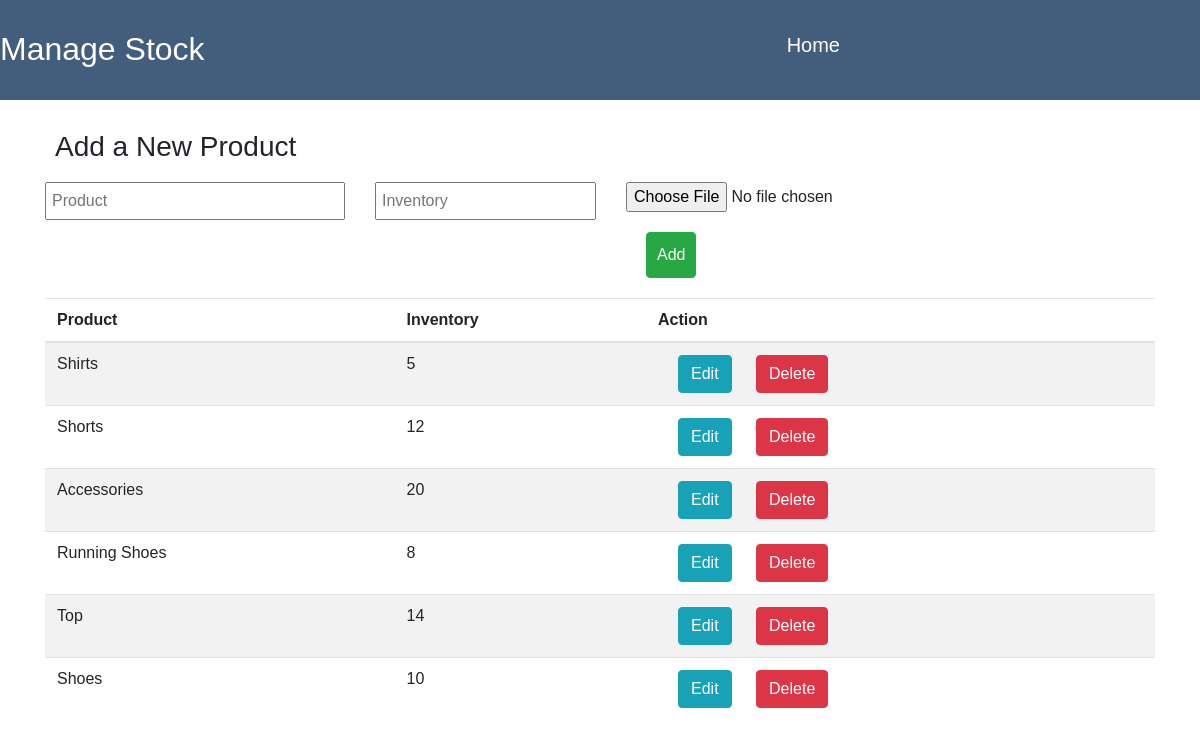
Screenshot of /crud.php with the database file from the repository.
### tables this page shows
CREATE TABLE `Products` (
  `id` int(11) NOT NULL,
  `ProductName` varchar(50) NOT NULL,
  `InventoryAmount` varchar(50) NOT NULL
);

### crud_code.php (called while the page is built, shortened)
<?php
 $updateProduct = "";
    $updateInventory = "";
    $update = false;
?>

### crud.php (the view, shortened to what this page needs)
<html>
<head>
    <link rel="stylesheet" href="https://stackpath.bootstrapcdn.com/bootstrap/4.5.2/css/bootstrap.min.css">
    <link rel="stylesheet" type="text/css" href="style.css">
    <link rel="stylesheet" type="text/css" href="https://stackpath.bootstrapcdn.com/font-awesome/4.7.0/css/font-awesome.min.css"/>
</head>
<body>
    <div class = "top">
        <div class = "topcontain">
    <h2 id="tophead"> Manage Stock </h2>
        <a href = "index.php"> Home </a>
            </div>
    </div>
    <?php
        include "crud_code.php";
    ?>
    <div class = "container">
        <h3 id="add"> Add a New Product</h3>
    <form action=crud_code.php method="post" enctype="multipart/form-data">
        <div class = "row">
        <div class = "col">
        <input id="in" type="text" placeholder = "Product" name="product" value="<?php echo $updateProduct ?>" >
            </div>
        <div class = "col">
        <input id = "num" type="text" placeholder = "Inventory" name="inventory" value="<?php echo $updateInventory  ?>">
            </div>
        <?php
        if($update == true){?>
            <div class = "col">
        <button class = "btn btn-success" name = "update" type = "submit"> Update
        </button>
                </div>
        <?php } else { ?>
            <div class = "col">
                <input type = "file" name = "image" id="image">
        <button class = "btn btn-success" name="addProduct" type="Submit" id="add"> Add </button>
                </div>
        <?php }  ?>
        </div>
    </form>
        </div>
    <?php
        $query = "SELECT * FROM Products ORDER BY id DESC";
            $result = mysqli_query($dbc, $query);
        ?>
    <div class = "container">
    <table class = "table table-striped">
        <thead>
            <tr>
                <th>Product</th>
                <th>Inventory</th>
                <th>Action</th>
            </tr>
        </thead>
        <?php while ($row = mysqli_fetch_array($result)) { ?>
        <tr>
            <td><?php echo $row['ProductName']; ?></td>
            <td><?php echo $row['InventoryAmount']; ?></td>
			<td>
                <a class = "btn btn-info" href="crud.php?edit=<?php echo $row['id']; ?>" >Edit</a>
            <a class = "btn btn-danger"href="crud_code.php?delete=<?php echo $row['id']; ?>"> Delete </a>
			</td>
        </tr>
        <?php } ?>
    </table>
        </div>
</body>
</html>

### style.css (style rules this page uses)
body { font-family: "Poppins", sans-serif; }
table { margin-top:20px; }
.btn { margin-left:20px; }
.top { height: 100px; width:100%; background-color: #435D7D; position: relative; }
.top a { float:right; font-size:20px; color:#ffffff; }
.topcontain { width:70%; margin:0 auto; position: absolute; top:30%; bottom:50%; }
#tophead { color:white; display:inline; }
#in { width:300px; padding:5px; }
.col { flex-grow: 0; }
#num { padding:5px; }
#add { padding:10px; margin-top:20px; }

### rows the page displays
products: ProductName "Shirts", InventoryAmount "5"
products: ProductName "Shorts", InventoryAmount "12"
products: ProductName "Accessories", InventoryAmount "20"
products: ProductName "Running Shoes", InventoryAmount "8"
products: ProductName "Top", InventoryAmount "14"
products: ProductName "Shoes", InventoryAmount "10"
